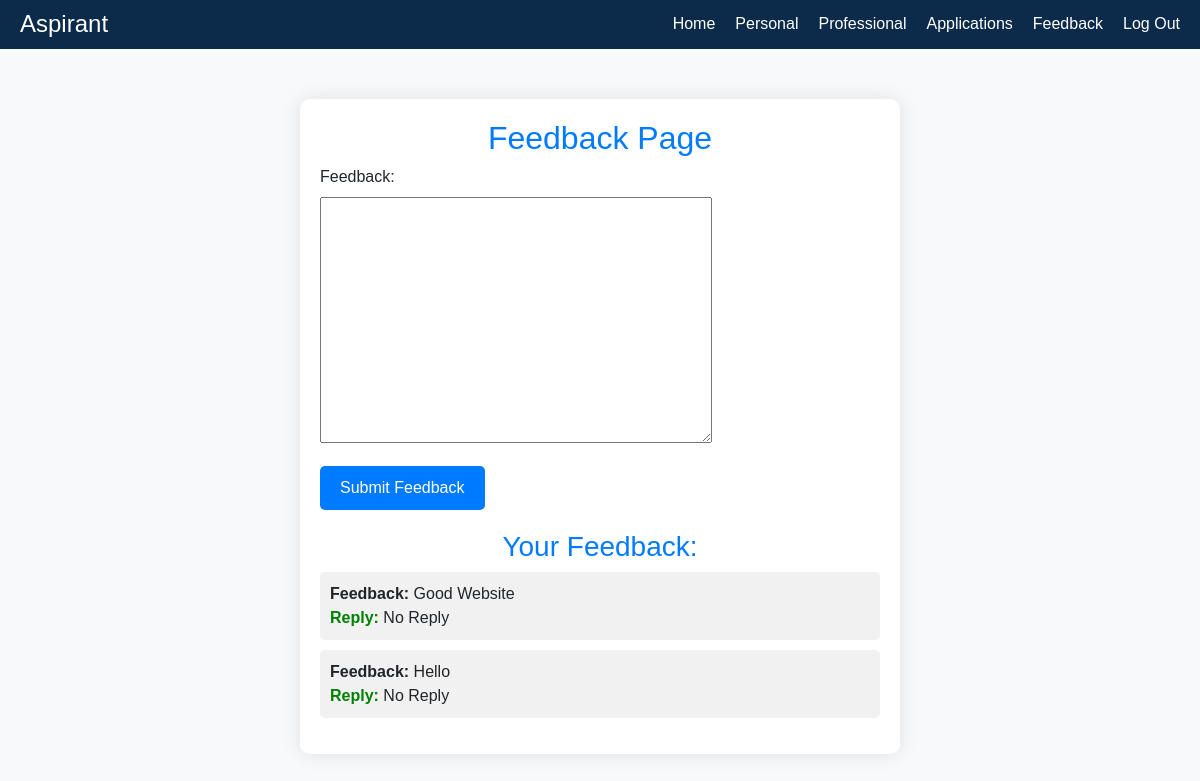
Before: /feedback_page/ (signed in) with the older database file.
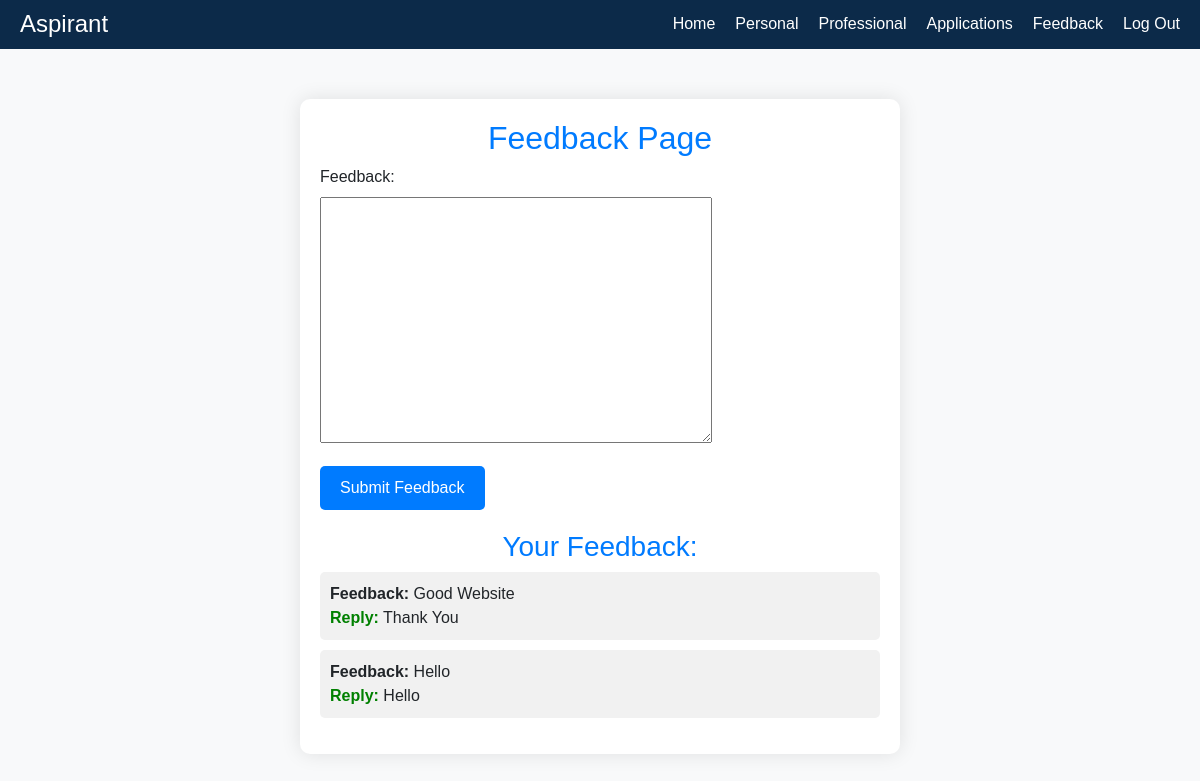
After: the same page with the newer database file.
### job/models.py (models this page shows, shortened)
class Feedback(models.Model):
    user = models.ForeignKey(CustomUser, on_delete=models.CASCADE)
    feedback = models.TextField()
    reply = models.TextField(default="No Reply")

### job/views.py (the view)
# urls.py: path('feedback_page/', feedback_page, name='feedback_page'),
@login_required
def feedback_page(request):
    if request.method == 'POST':
        form = FeedbackForm(request.POST)
        if form.is_valid():
            feedback = form.save(commit=False)
            feedback.user = request.user
            feedback.save()
            return redirect('feedback_page')
    else:
        form = FeedbackForm()
    feedbacks = Feedback.objects.filter(user=request.user)
    context = {
        'form': form,
        'feedbacks': feedbacks,
    }
    return render(request, 'feedback_page.html', context)

### job/forms.py
class FeedbackForm(forms.ModelForm):
    class Meta:
        model = Feedback
        fields = ['feedback']

### templates/feedback_page.html (shortened to what this page needs)
<!DOCTYPE html>
<html lang="en">
<head>
    <link rel="stylesheet" href="https://stackpath.bootstrapcdn.com/bootstrap/4.5.2/css/bootstrap.min.css">
</head>
<body>
    <div class="header">
        <h1>Aspirant</h1>
        <ul>
            <li><a href="{% url 'job_seeker_index' %}">Home</a></li>
            <li><a href="{% url 'update_personal_details' %}">Personal</a></li>
            <li><a href="{% url 'user_educations' %}">Professional</a></li>
            <li><a href="{% url 'user_applications' %}">Applications</a></li>
            <li><a href="{% url 'feedback_page' %}">Feedback</a></li>
            <li><a href="{% url 'logout' %}">Log Out</a></li>
        </ul>
    </div>
    <div class="container">
        <h2>Feedback Page</h2>
        <form method="post">
            <div class="form-group">
                <label for="id_feedback">Feedback:</label><br>
                {{ form.feedback }}<br>
            </div>
            <button type="submit">Submit Feedback</button>
        </form>
        <h3>Your Feedback:</h3>
        <ul class="custom-ul">
            {% for feedback in feedbacks %}
            <li class="custom-li">
                <strong>Feedback:</strong> {{ feedback.feedback }}<br>
                <strong style="color: green;">Reply:</strong> {{ feedback.reply }}
            </li>
            {% endfor %}
        </ul>
    </div>
</body>
</html>

Changed rows visible on the page:
changed Feedback "Good Website": reply "No Reply" → "Thank You"
changed Feedback "Hello": reply "No Reply" → "Hello"
